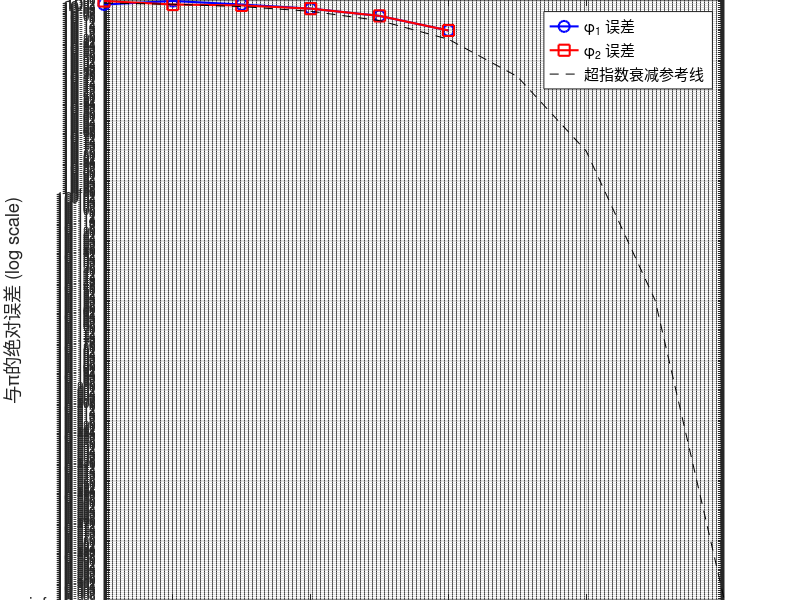

Write the MATLAB code that produced this figure.
% 迭代收敛到 pi 的 MATLAB 实现
rng(45);  % 设置随机种子以便复现
N_iter = 10;  % 迭代次数

% 初始化 (0~2pi之间的随机数)
phi1 = 2*pi*rand();
phi2 = 2*pi*rand();
phi3 = 0;  % 将在第一次迭代中更新

% 存储误差结果
err_phi1 = zeros(N_iter, 1);
err_phi2 = zeros(N_iter, 1);

fprintf('初始值: phi1_0 = %.4f, phi2_0 = %.4f (与π的误差: %.4f, %.4f)\n', ...
        phi1, phi2, abs(phi1-pi), abs(phi2-pi));

for n = 1:N_iter
    % 第一步: 更新 phi3
    base = (pi - (phi1 - phi2)) / 2;
    phi3 = mod(base, 2*pi);
%     if abs(mod(phi1-2*pi,2*pi))<0.5|| abs(mod(phi1-2*pi,2*pi))>6.28-0.5
%         phi3 = mod(base+pi, 2*pi);
%     end
    old_phi1 = phi1;
    % 第二步: 更新 phi1
    delta1 = phi3 - phi2/2;
    numerator1 = -2 * cos(phi2/2) * sin(delta1);
    denominator1 = 1 + 2 * cos(phi2/2) * cos(delta1);
    phi1 = atan2(numerator1, denominator1) + pi;
    
    % 第三步: 更新 phi2
    delta2 = phi3 + old_phi1/2;
    numerator2 = 2 * cos(old_phi1/2) * sin(delta2);
    denominator2 = 1 + 2 * cos(old_phi1/2) * cos(delta2);
    phi2 = atan2(numerator2, denominator2) + pi;
    
    % 计算与π的绝对误差
    err_phi1(n) = abs(phi1 - pi);
    err_phi2(n) = abs(phi2 - pi);
    
    fprintf('迭代 %d: phi1 = %.6f (误差: %.6f), phi2 = %.6f (误差: %.6f)\n', ...
            n, phi1, err_phi1(n), phi2, err_phi2(n));
end

% 绘图展示收敛过程
figure;
semilogy(1:N_iter, err_phi1, 'bo-', 'LineWidth', 1.5, 'MarkerSize', 8, 'DisplayName', '\phi_1 误差');
hold on;
semilogy(1:N_iter, err_phi2, 'rs-', 'LineWidth', 1.5, 'MarkerSize', 8, 'DisplayName', '\phi_2 误差');

grid on;
xlabel('迭代次数 n');
ylabel('与π的绝对误差 (log scale)');
title('\phi_1^n 和 \phi_2^n 收敛到 \pi 的过程');
legend('Location', 'best');
set(gca, 'FontSize', 12, 'YScale', 'log');
xlim([1 N_iter]);

% 添加参考线展示指数衰减
hold on;
ref_line = 2.^(-2.^(1:N_iter));  % 指数衰减参考线
semilogy(1:N_iter, ref_line, 'k--', 'DisplayName', '超指数衰减参考线');
